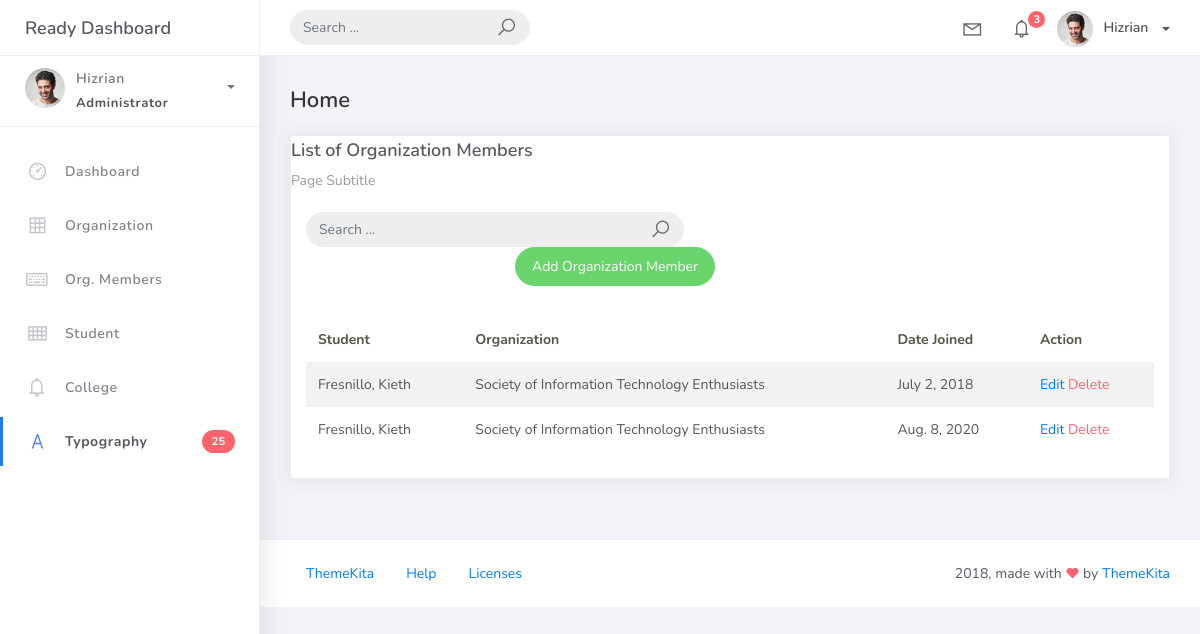
/member_list, run on an earlier commit of the app's database.
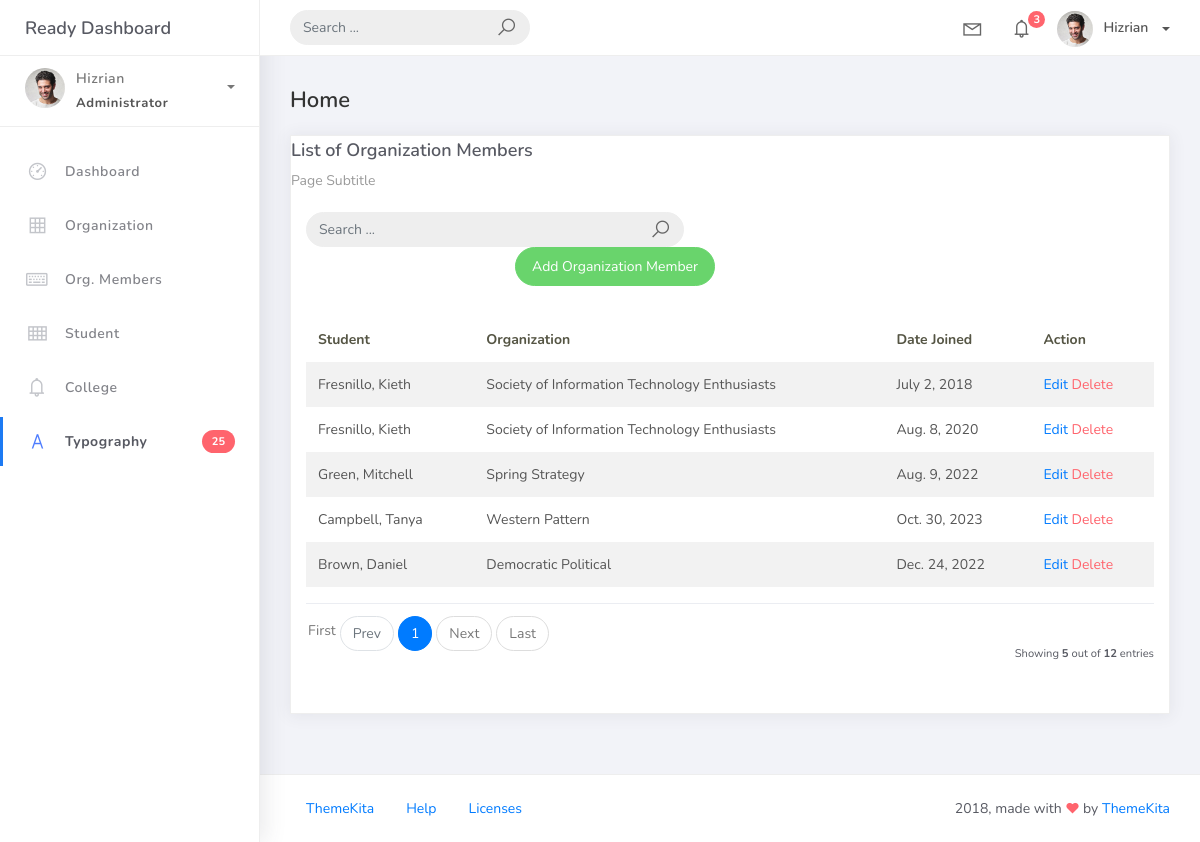
And on a later commit of the database.
### studentorg/models.py (models this page shows)
class BaseModel(models.Model):
    created_at = models.DateTimeField(auto_now_add=True, db_index=True)
    updated_at = models.DateTimeField(auto_now=True)
    class Meta:
        abstract = True

class OrgMember(BaseModel):
    student = models.ForeignKey(Student, on_delete=models.CASCADE)
    organization = models.ForeignKey(Organization, on_delete=models.CASCADE)
    date_joined = models.DateField()

class Student(BaseModel):
    student_id = models.CharField(max_length=15)
    lastname = models.CharField(max_length=25)
    firstname = models.CharField(max_length=25)
    middlename = models.CharField(max_length=25, blank=True, null=True)
    program = models.ForeignKey(Program, on_delete=models.CASCADE)
    def __str__(self):
        return f"{self.lastname}, {self.firstname}"

class Organization(BaseModel):
    name = models.CharField(max_length=250)
    college = models.ForeignKey(
        College, null=True, blank=True, on_delete=models.CASCADE)
    description = models.CharField(max_length=500)
    def __str__(self):
        return self.name

### studentorg/views.py (the view)
# urls.py: path('member_list', MemberList.as_view(), name='member-list'),
class MemberList(ListView):
    model = OrgMember
    context_object_name = 'member'
    template_name = 'member_list.html'
    paginate_by = 5

### templates/member_list.html
{% extends 'base.html' %} {% load static %} {% block content %}
<div class="content">
    <div class="container-fluid">
        <h4 class="page-title">Home</h4>
        <div class="row">
            <div class="col-md-12">
                <div class="card">
                    <div class="card-reader">
                        <div class="card-title">List of Organization Members</div>
                        <div class="card-category">Page Subtitle</div>
                    </div>
                    <br />
                            <div class="col-md-12 row">
                                <div class="col-md-6">
                                    <form class="navbar-left navbar-form nav-search mr-md-3" action="">
                                        <div class="input-group">
                                            <input type="text" placeholder="Search ..." class="form-control" />
                                            <div class="input-group-append">
                                                <span class="input-group-text">
                                                    <i class="la la-search search-icon"></i>
                                                </span>
                                            </div>
                                        </div>
                                    </form>
                                </div>
                            </div>
                            <div class="col-md-6">
                                <div class="pull-right">
                                    <a href="{% url 'member-add' %}" class="btn btn-success btn-rounded">Add Organization Member</a>
                                </div>
                            </div>
                    <div class="card-body">
                        <table class="table table-striped mt-3">
                            <thead>
                                <tr>
                                    <th scope="col">Student</th>
                                    <th scope="col">Organization</th>
                                    <th scope="col">Date Joined</th>
                                    <th scope="col">Action</th>
                                </tr>
                            </thead>
                            <tbody>
                                {% for object in object_list %}
                                <tr>
                                    <td>{{ object.student }}</td>
                                    <td>{{ object.organization }}</td>
                                    <td>{{ object.date_joined }}</td>
                                    <td>
                                        <a href="member_list/{{ object.id }}">Edit</a>
                                        <a href="member_list/{{ object.id }}/delete" class="text-danger">Delete</a>
                                    </td>
                                </tr>
                                {% empty %}
                                <tr>
                                    <td colspan="4" style="text-align: center">
                                        <p class="text-sm font-weight-bold mb-0">No Records Found</p>
                                    </td>
                                </tr>
                                {% endfor %}
                            </tbody>
                        </table>
                        {% include 'includes/pagination.html' %}
                    </div>
                </div>
            </div>
        </div>
    </div>
</div>
{% endblock %}

### templates/base.html (shortened to what this page needs)
{% load static %}
<!DOCTYPE html>
<html>
<head>
	<link rel="stylesheet" href="{% static 'css/bootstrap.min.css' %}">
	<link rel="stylesheet" href="{% static '/css/ready.css' %}">
	<link rel="stylesheet" href="{% static '/css/demo.css' %}">
</head>
<body>
	<div class="wrapper">
		<div class="main-header">
			<div class="logo-header">
				<a href="index.html" class="logo">
					Ready Dashboard
				</a>
			</div>
			<nav class="navbar navbar-header navbar-expand-lg">
				<div class="container-fluid">
					<form class="navbar-left navbar-form nav-search mr-md-3" action="">
						<div class="input-group">
							<input type="text" placeholder="Search ..." class="form-control">
							<div class="input-group-append">
								<span class="input-group-text">
									<i class="la la-search search-icon"></i>
								</span>
							</div>
						</div>
					</form>
					<ul class="navbar-nav topbar-nav ml-md-auto align-items-center">
						<li class="nav-item dropdown hidden-caret">
							<a class="nav-link dropdown-toggle" href="#" id="navbarDropdown" role="button" data-toggle="dropdown" aria-haspopup="true" aria-expanded="false">
								<i class="la la-envelope"></i>
							</a>
						</li>
						<li class="nav-item dropdown hidden-caret">
							<a class="nav-link dropdown-toggle" href="#" id="navbarDropdown" role="button" data-toggle="dropdown" aria-haspopup="true" aria-expanded="false">
								<i class="la la-bell"></i>
								<span class="notification">3</span>
							</a>
						</li>
						<li class="nav-item dropdown">
							<a class="dropdown-toggle profile-pic" data-toggle="dropdown" href="#" aria-expanded="false"> <img src="{% static '/img/profile.jpg' %}" alt="user-img" width="36" class="img-circle"><span >Hizrian</span></span> </a>
							</li>
						</ul>
					</div>
				</nav>
			</div>
			<div class="sidebar">
				<div class="scrollbar-inner sidebar-wrapper">
					<div class="user">
						<div class="photo">
							<img src="{% static 'img/profile.jpg' %}">
						</div>
						<div class="info">
							<a class="" data-toggle="collapse" href="#collapseExample" aria-expanded="true">
								<span>
									Hizrian
									<span class="user-level">Administrator</span>
									<span class="caret"></span>
								</span>
							</a>
						</div>
					</div>
					<ul class="nav">
						<li class="nav-item">
							<a href="index.html">
								<i class="la la-dashboard"></i>
								<p>Dashboard</p>
							</a>
						</li>
						<li class="nav-item">
							<a href="{% url 'organization-list' %}">
								<i class="la la-table"></i>
								<p>Organization</p>
							</a>
						</li>
						<li class="nav-item">
							<a href="{% url 'member-list' %}">
								<i class="la la-keyboard-o"></i>
								<p>Org. Members</p>
							</a>
						</li>
						<li class="nav-item">
							<a href="tables.html">
								<i class="la la-th"></i>
								<p>Student</p>
							</a>
						</li>
						<li class="nav-item">
							<a href="notifications.html">
								<i class="la la-bell"></i>
								<p>College</p>
							</a>
						</li>
						<li class="nav-item active">
							<a href="typography.html">
								<i class="la la-font"></i>
								<p>Typography</p>
								<span class="badge badge-danger">25</span>
							</a>
						</li>
					</ul>
				</div>
			</div>
			<div class="main-panel">
				{% block content %}
                {% endblock %}
				<footer class="footer">
					<div class="container-fluid">
						<nav class="pull-left">
							<ul class="nav">
								<li class="nav-item">
									<a class="nav-link" href="http://www.themekita.com">
										ThemeKita
									</a>
								</li>
								<li class="nav-item">
									<a class="nav-link" href="#">
										Help
									</a>
								</li>
								<li class="nav-item">
									<a class="nav-link" href="https://themewagon.com/license/#free-item">
										Licenses
									</a>
								</li>
							</ul>
						</nav>
						<div class="copyright ml-auto">
							2018, made with <i class="la la-heart heart text-danger"></i> by <a href="http://www.themekita.com">ThemeKita</a>
						</div>
					</div>
				</footer>
			</div>
		</div>
</body>
</html>

### templates/includes/pagination.html (shortened to what this page needs)
{% if is_paginated %}
<div class="card-footer px-0 border-0 d-flex flex-column flex-lg-row align-items-center justify-content-between mt-3">
    <nav aria-label="Topics pagination" class="mb-4">
        <ul class="pagination">
            {% if page_obj.number > 1 %}
            <li class="page-item">
                <a class="page-link" href="?page=1">First</a>
            </li>
            {% else %}
            <li class="page-item disabled">
                <span class="page=link">First</span>
            </li>
            {% endif %} {% if page_obj.has_previous %}
            <li class="page-item">
                <a class="page-link" href="?page={{ page_obj.previous_page_number }}">Prev</a>
            </li>
            {% else %}
            <li class="page-item disabled">
                <span class="page-link">Prev</span>
            </li>
            {% endif %} {% for page_num in paginator.page_range %} {% if page_obj.number == page_num %}
            <li class="page-item active">
                <span class="page-link">
                {{ page_num }}
                </span>
            </li>
            {% elif page_num > page_obj.number|add:'3' and page_num < page_obj.number|add:'3' %}
            <li class="page-item">
                <a class="page-link" href="?page={{ page_num }}">{{ page_num }}</a>
            </li>
            {% endif %} {% endfor %} {% if page_obj.has_next %}
            <li class="page-item">
                <a class="page-link" href="?page={{ page_obj.next_page_number }}">Next</a>
            </li>
            {% else %}
            <li class="page-item disabled">
                <span class="page-link">Next</span>
            </li>
            {% endif %} {% if page_obj.number != paginator.num_pages %}
            <li class="page-item">
                <a class="page-link" href="?page={{ paginator.num_pages }}">Last</a>
            </li>
            {% else %}
            <li class="page-item disabled">
                <span class="page-link">Last</span>
            </li>
            {% endif %}
        </ul>
    </nav>
    <div class="fw-normal small mt-4 mt-lg-0">Showing <b>{{object_list.count}}</b> out of
    <b>{{paginator.count}}</b> entries</div>
</div>
{% endif %}

What changed in the data, as far as the page shows it:
added OrgMember: student "Green, Mitchell", organization "Spring Strategy", date_joined "Aug. 9, 2022"
added OrgMember: student "Campbell, Tanya", organization "Western Pattern", date_joined "Oct. 30, 2023"
added OrgMember: student "Brown, Daniel", organization "Democratic Political", date_joined "Dec. 24, 2022"
Also different on the page:
{{ object_list.count }}: (not shown) → "5"
{{ paginator.count }}: (not shown) → "12"
text now shown: "First Prev Next Last Showing out of entries"
new list line: "1"
